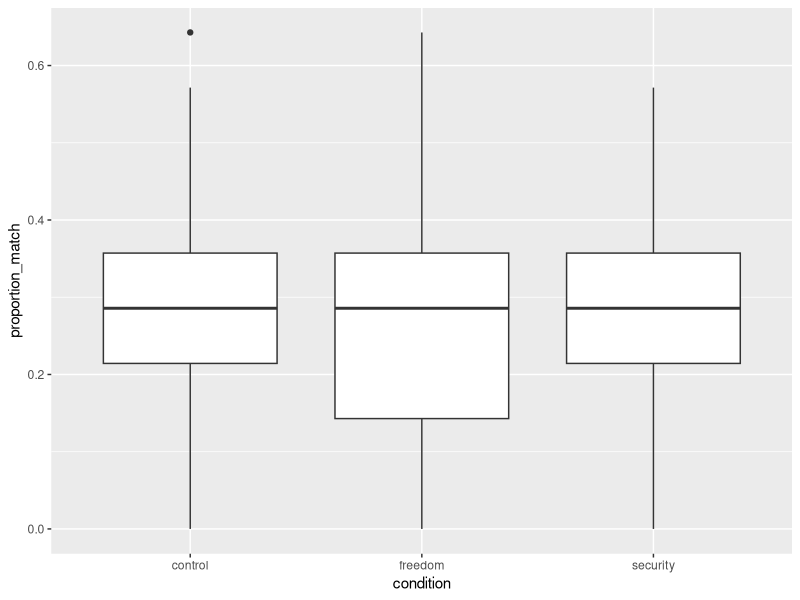
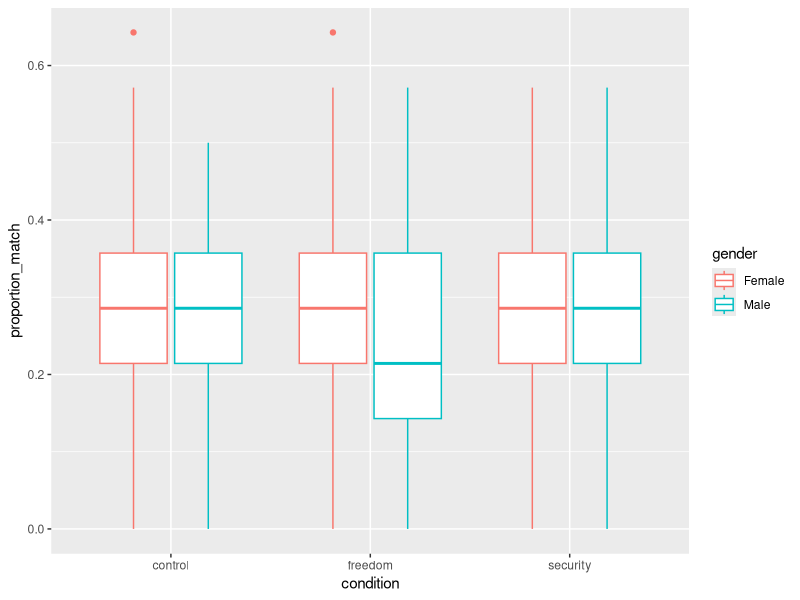

Reproduce these figures in R, in order.
## ---- chunk 1
knitr::opts_chunk$set(echo = TRUE)
library(knitr)
library(ggplot2)
library(tidyr)
library(dplyr)
## ---- chunk 2
data = read.csv('ubi_for_tidy.csv')
## ---- chunk 3
colnames(data)
## ---- chunk 4
tidy_words <- data %>%
  gather('word_type', 'word_str', starts_with('word_'), -contains('filter')) %>%
  select(-starts_with('query'), -starts_with('polit'), -starts_with('stigma'), -contains('filter'))
tidy_words$word_type = gsub("word_", "", tidy_words$word_type)
tidy_words$word_str = tolower(tidy_words$word_str)
## ---- chunk 5
mean_results = tidy_words %>%
  group_by(condition) %>%
  summarise("proportion_match" = mean(word_str==word_type))
## ---- chunk 6
mean_results_by_subj = tidy_words %>%
  group_by(condition, V1) %>%
  summarise("proportion_match" = mean(word_str==word_type))
## ---- chunk 7
tidy_words %>%
  group_by(condition, V1) %>%
  summarise("proportion_match" = mean(word_str==word_type)) %>%
  summarise('sd_subjmean' = sd(proportion_match))

mean_results_by_subj %>%
  group_by(condition) %>%
  summarise(mean_sd = sd(proportion_match))
## ---- chunk 8
mean_results_by_subj %>%
  ggplot(aes(x = condition, y = proportion_match)) + 
  geom_boxplot()
## ---- chunk 9
gender_tally = tally(group_by(data,gender))
## ---- chunk 10
interaction_data = mutate(tidy_words, 'match' = word_type==word_str)
interaction_data = interaction_data %>% 
  filter(gender != "Other")

interaction_data %>%
  group_by(condition, V1, gender) %>%
  summarise("proportion_match" = mean(word_str==word_type)) %>%
  ggplot(aes(x = condition, y = proportion_match, color=gender)) + 
      geom_boxplot()
## ---- chunk 11
rs = lm('match ~ gender*condition', data=interaction_data)
summary(rs)
